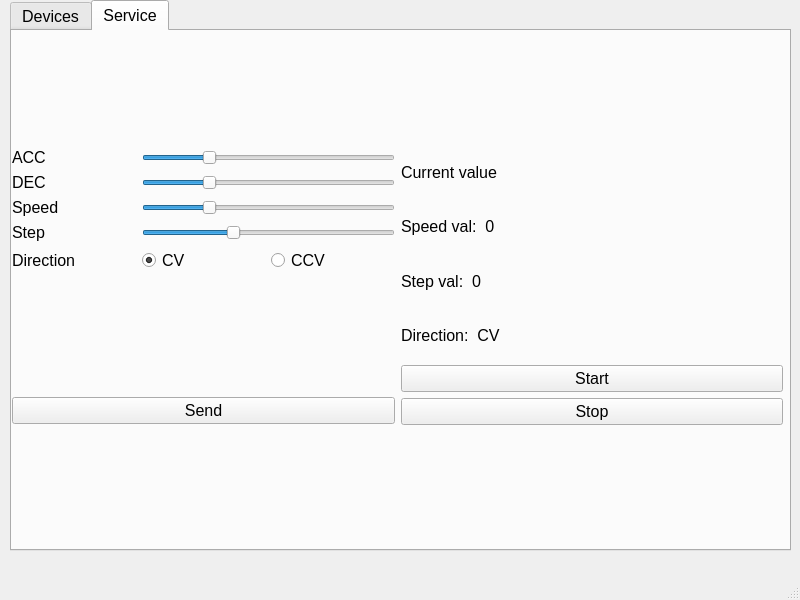
<?xml version="1.0" encoding="UTF-8"?>
<ui version="4.0">
 <class>MainWindow</class>
 <widget class="QMainWindow" name="MainWindow">
  <property name="geometry">
   <rect>
    <x>0</x>
    <y>0</y>
    <width>800</width>
    <height>600</height>
   </rect>
  </property>
  <property name="windowTitle">
   <string>MainWindow</string>
  </property>
  <widget class="QWidget" name="centralwidget">
   <widget class="QTabWidget" name="ServiceWidget">
    <property name="geometry">
     <rect>
      <x>10</x>
      <y>0</y>
      <width>781</width>
      <height>551</height>
     </rect>
    </property>
    <property name="font">
     <font>
      <pointsize>12</pointsize>
     </font>
    </property>
    <property name="currentIndex">
     <number>1</number>
    </property>
    <widget class="QWidget" name="tab">
     <attribute name="title">
      <string>Devices</string>
     </attribute>
    </widget>
    <widget class="QWidget" name="tab_2">
     <attribute name="title">
      <string>Service</string>
     </attribute>
     <widget class="QWidget" name="">
      <property name="geometry">
       <rect>
        <x>0</x>
        <y>0</y>
        <width>771</width>
        <height>511</height>
       </rect>
      </property>
      <layout class="QGridLayout" name="gridLayout_4">
       <item row="0" column="0">
        <layout class="QGridLayout" name="gridLayout">
         <item row="0" column="0">
          <widget class="QLabel" name="label_8">
           <property name="font">
            <font>
             <pointsize>12</pointsize>
            </font>
           </property>
           <property name="text">
            <string>ACC</string>
           </property>
          </widget>
         </item>
         <item row="0" column="1" colspan="2">
          <widget class="QSlider" name="Speed_slider_2">
           <property name="value">
            <number>25</number>
           </property>
           <property name="orientation">
            <enum>Qt::Horizontal</enum>
           </property>
          </widget>
         </item>
         <item row="1" column="0">
          <widget class="QLabel" name="label_17">
           <property name="font">
            <font>
             <pointsize>12</pointsize>
            </font>
           </property>
           <property name="text">
            <string>DEC</string>
           </property>
          </widget>
         </item>
         <item row="1" column="1" colspan="2">
          <widget class="QSlider" name="Speed_slider_5">
           <property name="value">
            <number>25</number>
           </property>
           <property name="orientation">
            <enum>Qt::Horizontal</enum>
           </property>
          </widget>
         </item>
         <item row="2" column="0">
          <widget class="QLabel" name="label">
           <property name="font">
            <font>
             <pointsize>12</pointsize>
            </font>
           </property>
           <property name="text">
            <string>Speed</string>
           </property>
          </widget>
         </item>
         <item row="2" column="1" colspan="2">
          <widget class="QSlider" name="Speed_slider">
           <property name="value">
            <number>25</number>
           </property>
           <property name="orientation">
            <enum>Qt::Horizontal</enum>
           </property>
          </widget>
         </item>
         <item row="3" column="0">
          <widget class="QLabel" name="label_2">
           <property name="font">
            <font>
             <pointsize>12</pointsize>
            </font>
           </property>
           <property name="text">
            <string>Step</string>
           </property>
          </widget>
         </item>
         <item row="3" column="1" colspan="2">
          <widget class="QSlider" name="Step_slider">
           <property name="value">
            <number>35</number>
           </property>
           <property name="orientation">
            <enum>Qt::Horizontal</enum>
           </property>
          </widget>
         </item>
         <item row="4" column="0">
          <widget class="QLabel" name="label_3">
           <property name="font">
            <font>
             <pointsize>12</pointsize>
            </font>
           </property>
           <property name="text">
            <string>Direction</string>
           </property>
          </widget>
         </item>
         <item row="4" column="1">
          <widget class="QRadioButton" name="radioButton">
           <property name="text">
            <string>CV</string>
           </property>
           <property name="checked">
            <bool>true</bool>
           </property>
          </widget>
         </item>
         <item row="4" column="2">
          <widget class="QRadioButton" name="radioButton_2">
           <property name="text">
            <string>CCV</string>
           </property>
          </widget>
         </item>
        </layout>
       </item>
       <item row="0" column="1" rowspan="2">
        <layout class="QGridLayout" name="gridLayout_2">
         <item row="0" column="0">
          <widget class="QLabel" name="label_4">
           <property name="font">
            <font>
             <pointsize>12</pointsize>
            </font>
           </property>
           <property name="toolTipDuration">
            <number>5</number>
           </property>
           <property name="text">
            <string>Current value</string>
           </property>
          </widget>
         </item>
         <item row="1" column="0">
          <widget class="QLabel" name="label_5">
           <property name="font">
            <font>
             <pointsize>12</pointsize>
            </font>
           </property>
           <property name="text">
            <string>Speed val:  0</string>
           </property>
          </widget>
         </item>
         <item row="2" column="0">
          <widget class="QLabel" name="label_6">
           <property name="font">
            <font>
             <pointsize>12</pointsize>
            </font>
           </property>
           <property name="text">
            <string>Step val:  0</string>
           </property>
          </widget>
         </item>
         <item row="3" column="0">
          <widget class="QLabel" name="label_7">
           <property name="font">
            <font>
             <pointsize>12</pointsize>
            </font>
           </property>
           <property name="text">
            <string>Direction:  CV</string>
           </property>
          </widget>
         </item>
         <item row="4" column="0">
          <widget class="QPushButton" name="pushButton_2">
           <property name="font">
            <font>
             <pointsize>12</pointsize>
            </font>
           </property>
           <property name="text">
            <string>Start</string>
           </property>
          </widget>
         </item>
         <item row="5" column="0">
          <widget class="QPushButton" name="pushButton_3">
           <property name="font">
            <font>
             <pointsize>12</pointsize>
            </font>
           </property>
           <property name="text">
            <string>Stop</string>
           </property>
          </widget>
         </item>
        </layout>
       </item>
       <item row="1" column="0">
        <widget class="QPushButton" name="pushButton">
         <property name="font">
          <font>
           <pointsize>12</pointsize>
          </font>
         </property>
         <property name="text">
          <string>Send</string>
         </property>
        </widget>
       </item>
      </layout>
     </widget>
    </widget>
   </widget>
  </widget>
  <widget class="QMenuBar" name="menubar">
   <property name="geometry">
    <rect>
     <x>0</x>
     <y>0</y>
     <width>800</width>
     <height>21</height>
    </rect>
   </property>
  </widget>
  <widget class="QStatusBar" name="statusbar"/>
 </widget>
 <resources/>
 <connections/>
</ui>
